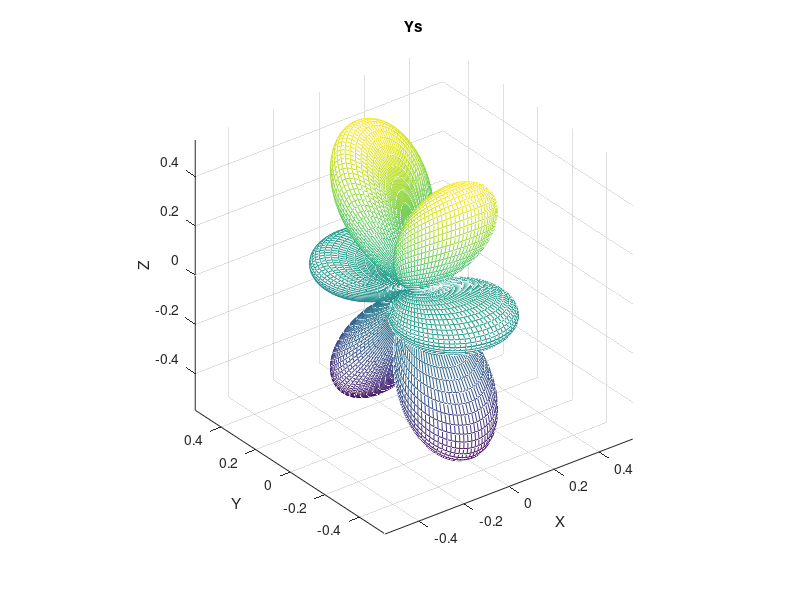

MATLAB code to generate this figure:
function y; %函数声明
figure; %建立新的图形文件
p=-pi:pi/100:pi; t= 0:2*pi/150:pi;%设置p,t变化范围和步长
[P,T]=meshgrid(p,t);theta=pi/2-P;phi=T;
R=Ys(theta,phi);%用定义的函数计算R值
[X,Y,Z]=sph2cart(T,P,R);%建立一个矩阵，并以变换后的T,P,R值为其赋值
mesh(X,Y,Z);%对矩阵[X，Y Z]做网格图
axis equal;xlabel('X'),ylabel('Y'),zlabel('Z');title('Ys')
function y=Ys(theta,phi);
y=1/8*sqrt(42/pi)*abs(sin(theta).*(5.*cos(theta).*cos(theta)-1).*sin(phi))%函数定义



%Y00=sqrt(1/4/pi)
%Y10=sqrt(3/4/pi)*abs(cos(theta))
%Y11=sqrt(3/4/pi)*abs(sin(theta).*cos(phi))
%Y1-1=sqrt(3/4/pi)*abs(sin(theta).*sin(phi))
%Y20=sqrt(5/16/pi)*abs(3.*cos(theta).*cos(theta)-1)
%Y21=sqrt(15/4/pi)*abs(sin(theta).*cos(theta).*cos(phi))
%Y2-1= sqrt(15/4/pi)*abs(sin(theta).*cos(theta).*sin(phi))
%Y22=sqrt(15/16/pi)*abs(sin(theta).*sin(theta).*sin(2*phi))
%Y2-2= sqrt(15/16/pi)*abs(sin(theta).*sin(theta).*cos(2*phi))
%Y30=1/4*sqrt(7/pi)*abs(5.*cos(theta).*cos(theta).*cos(theta)-3.*cos(theta))
%Y31=1/8*sqrt(42/pi)*abs(sin(theta).*(5.*cos(theta).*cos(theta)-1).*cos(phi))
%Y32=1/4*sqrt(105/pi)*abs(sin(theta).*sin(theta).*cos(theta).*cos(2*phi))
%Y3-1=1/8*sqrt(42/pi)*abs(sin(theta).*(5.*cos(theta).*cos(theta)-1).*sin(phi))
%Y3-2=1/4*sqrt(105/pi)*abs(sin(theta).*sin(theta).*cos(theta).*sin(2*phi))
%Y33=1/8*sqrt(70/pi)*abs(sin(theta).*sin(theta).*sin(theta).*cos(3*phi))
%Y3-3=1/8*sqrt(70/pi)*abs(sin(theta).*sin(theta).*sin(theta).*sin(3*phi))
